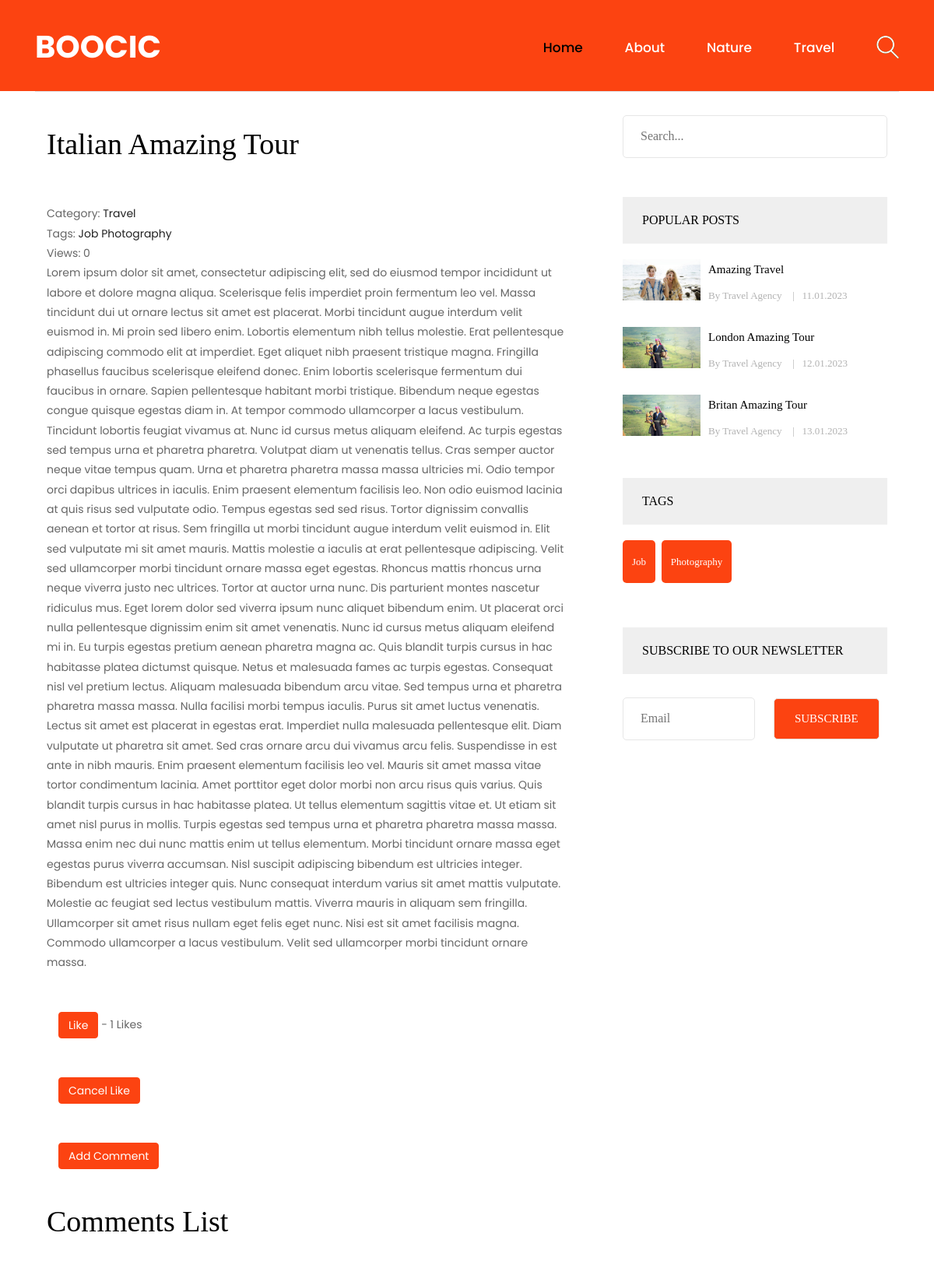
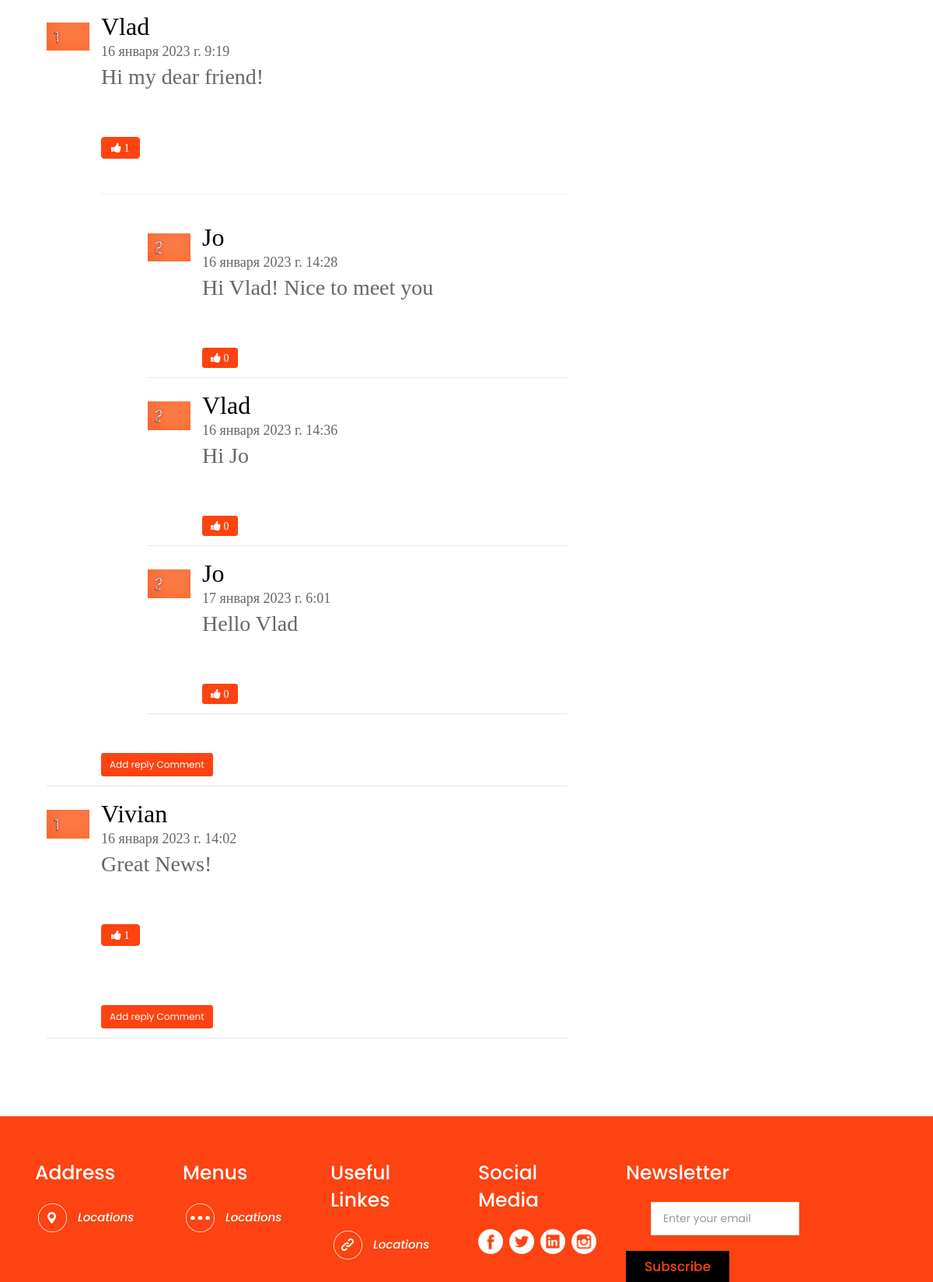
Page /blog/post/italian-amazing-tour/ on the committed database (2 pictures, top to bottom).
### blog/models.py (models this page shows, shortened)
class Category(models.Model):
    title = models.CharField(max_length=255, verbose_name='Название Категории')
    slug = models.SlugField(max_length=255, verbose_name='Url_of_Category', unique=True)
    def __str__(self):
        return self.title
    def get_absolute_url(self):
        return reverse('category', kwargs={"slug": self.slug})
    class Meta:
        verbose_name = 'Категория(ю)'
        verbose_name_plural = 'Категории'
        ordering = ['title']

class Post(models.Model):
    title = models.CharField(max_length=255, verbose_name='Название Поста')
    slug = models.SlugField(max_length=255, verbose_name='Url_of_Post', unique=True)
    author = models.CharField(max_length=100, verbose_name='Автор')
    content = models.TextField(blank=True, verbose_name='Контент')
    created_at = models.DateTimeField(auto_now_add=True, verbose_name='Время Создания')
    updated_at = models.DateTimeField(auto_now=True, verbose_name="Время последнего Редактирования")
    photo = models.ImageField(upload_to='photos/%Y/%m/%d', blank=True, verbose_name='Фото')
    is_published = models.BooleanField(default=True, verbose_name="Опубликовано")
    views = models.IntegerField(default=0, verbose_name='Количество просмотров')
    category = models.ForeignKey(Category, on_delete=models.PROTECT, related_name='get_category',
                                 verbose_name='Категория')
    tags = models.ManyToManyField(Tag, blank=True, related_name='get_tags')
    likes = models.ManyToManyField(User, blank=True, related_name="get_likes")
    def get_absolute_url(self):
        return reverse('post', kwargs={"slug": self.slug})
    def total_likes(self):
        return self.likes.count()
    class Meta:
        verbose_name = "Пост"
        verbose_name_plural = "Посты(ов)"
        ordering = ['-created_at']

class Tag(models.Model):
    title = models.CharField(max_length=50, verbose_name='Название Тега')
    slug = models.SlugField(max_length=255, verbose_name='Url_of_Tag', unique=True)
    def __str__(self):
        return self.title
    def get_absolute_url(self):
        return reverse('tag', kwargs={"slug": self.slug})
    class Meta:
        verbose_name = "Тэг"
        verbose_name_plural = "Тэги"
        ordering = ['title']

class Comment(models.Model):
    post = models.ForeignKey(Post, on_delete=models.CASCADE, related_name="get_comments", verbose_name="Пост")
    name = models.CharField(max_length=50, verbose_name="Имя")
    comment = models.CharField(max_length=700, verbose_name="Коментарий")
    created_at = models.DateTimeField(auto_now_add=True, verbose_name="Дата создания")
    updated_at = models.DateTimeField(auto_now=True, verbose_name="Время последнего Редактирования")
    likes = models.ManyToManyField(User, blank=True, related_name="likes_comments")
    class Meta:
        verbose_name = "Коментарий"
        verbose_name_plural = "Коментарии"
        ordering = ["created_at"]

class ReplyComment(models.Model):
    parent_comment = models.ForeignKey(Comment, on_delete=models.CASCADE, related_name="get_parent_comments",
                                       verbose_name="Родительский Коментарий")
    name = models.CharField(max_length=50, verbose_name="Имя_отвечающего")
    comment = models.CharField(max_length=700, verbose_name="Коментарий_отвечающего")
    created_at = models.DateTimeField(auto_now_add=True, verbose_name="Дата создания")
    updated_at = models.DateTimeField(auto_now=True, verbose_name="Время последнего Редактирования")
    likes = models.ManyToManyField(User, blank=True, related_name="get_reply_comments_likes")
    class Meta:
        verbose_name = "Ответный_Коментарий"
        verbose_name_plural = "Ответные_Коментарии"
        ordering = ["created_at"]

### blog/views.py (the view)
# urls.py: path('post/<str:slug>/', GetPost.as_view(), name='post'),
class GetPost(DetailView):
    model = Post
    template_name = 'blog/single_post.html'
    context_object_name = 'post'

### blog/templatetags/header.py (called while the page is built)
@register.inclusion_tag("templatetags_templates/show_categories_tpl.html")
def show_categories():
    categories = Category.objects.annotate(cnt=Count("get_category", filter=F("get_category__is_published"))).\
        filter(cnt__gt=0)
    return {"categories": categories, }

### blog/templatetags/sidebar.py (called while the page is built)
@register.inclusion_tag('templatetags_templates/popular_posts_tpl.html')
def get_popular_posts(cnt=3):
    posts = Post.objects.order_by('-views')[:cnt]
    return {"posts": posts}

@register.inclusion_tag('templatetags_templates/tags_tpl.html')
def get_tags():
    tags = Tag.objects.all()
    return {"tags": tags}

### blog/templates/blog/single_post.html (shortened to what this page needs)
{% extends 'base_blog/base.html' %}
{% load static %}
{% load sidebar %}
{% block content %}
<section class="single-blog-area">
    <div class="container">
        <div class="row">
            <div class="col-md-12">
                <div class="border-top">
                    <div class="col-md-8">
                        <div class="blog-area">
                            <div class="blog-area-part">
                                <h2>{{ post.title }}</h2>
                                <div class="single-content">
                                    <div>
                                        <span>Category:
                                            <a href="{{ post.category.get_absolute_url }}">{{ post.category }}</a>
                                        </span>
                                        <br>
                                        {% if post.tags.exists %}
                                        <span>
                                            Tags:
                                            {% for tag in post.tags.all %}
                                                <a href="{{ tag.get_absolute_url }}">{{ tag.title }}</a>
                                            {% endfor %}
                                        </span>
                                        <br>
                                        {% endif %}
                                        <span>Views: {{ post.views }}</span>
                                    </div>
                                    {{ post.content|safe }}
                                </div>
                            </div>
                            <form action="{% url 'like_news' post.slug %}" method="POST">
                                <div class="container">
                                    <button type="submit" name="post_slug" value="{{ post.slug }}"
                                            class="btn btn-primary"
                                            style="background-color:#fc4311; border-color:#fc4311;">Like
                                    </button>
                                    - {{ post.total_likes }} Likes
                                </div>
                            </form>
                            <form action="{% url 'remove_like_news' post.slug %}" method="POST">
                                <div class="container">
                                    <button type="submit" name="post_slug" value="{{ post.slug }}"
                                            class="btn btn-primary"
                                            style="background-color:#fc4311; border-color:#fc4311;">Cancel Like
                                    </button>
                                </div>
                            </form>
                            <div class="container">
                                <form action="{% url 'add_comment' post.pk %}">
                                    <button class="btn btn-primary"
                                            style="background-color:#fc4311; border-color:#fc4311;">Add Comment
                                    </button>
                                </form>
                            </div>
                            <div class="commententries">
                                <h2>Comments List</h2>
                                {% if post.get_comments.exists %}
                                {% for comment in post.get_comments.all %}
                                <ul class="commentlist">
                                    <li>
                                        <article class="comment">
                                            <header class="comment-author">
                                                <img src="{% static 'img/1.jpg' %}" alt="">
                                            </header>
                                            <section class="comment-details">
                                                <div class="author-name">
                                                    <h5><a href="#">{{ comment.name }}</a></h5>
                                                    <p>{{ comment.created_at }}</p>
                                                </div>
                                                <div class="comment-body">
                                                    <p>{{ comment.comment }}</p>
                                                </div>
                                                <div class="reply">
                                                    <form action="{% url 'like_comments' post.slug %}" method="POST">
                                                        <button type="submit" name="comment_id"
                                                                value="{{ comment.id }}"
                                                                class="btn btn-primary fa fa-thumbs-up"
                                                                aria-hidden="true"
                                                                style="background-color:#fc4311; border-color:#fc4311;">
                                                            {{ comment.likes.count }}
                                                        </button>
                                                    </form>
                                                    <br/>
                                                    {% if comment.get_parent_comments.exists %}
                                                    <div id="reply_comment" class="menu">
                                                        <hr size="4">
                                                        <ul>
                                                            {% for reply_comment in comment.get_parent_comments.all %}
                                                            <article class="comment">
                                                                <header class="comment-author">
                                                                    <img src="{% static 'img/2.jpg' %}" alt="">
                                                                </header>
                                                                <section class="comment-details">
                                                                    <div class="author-name">
                                                                        <h5>
                                                                            <a href="#">{{reply_comment.name}}</a>
                                                                        </h5>
                                                                        <p>{{reply_comment.created_at}}</p>
                                                                    </div>
                                                                    <div class="comment-body">
                                                                        <p>{{reply_comment.comment}}</p>
                                                                    </div>
                                                                    <div class="reply">
                                                                        <form action="" method="POST">{%csrf_token%}
                                                                            <button type="submit"
                                                                                    name="comment_id"
                                                                                    value="{{ reply_comment.id }}"
                                                                                    class="btn btn-primary btn-sm fa fa-thumbs-up"
                                                                                    aria-hidden="true"
                                                                                    style="background-color:#fc4311; border-color:#fc4311;">
                                                                                {{reply_comment.likes.count}}
                                                                            </button>
                                                                        </form>
                                                                    </div>
                                                                </section>
                                                            </article>
                                                            {% endfor %}
                                                        </ul>
                                                    </div>
                                                    {% endif %}
                                                    <form action="{% url 'add_reply_comment' comment.pk %}">
                                                        <button class="btn btn-primary btn-sm"
                                                                style="background-color:#fc4311; border-color:#fc4311;">
                                                            Add reply Comment
                                                        </button>
                                                    </form>
                                                </div>
                                            </section>
                                        </article>
                                    </li>
                                </ul>
                                {% endfor %}
                                {% endif %}
                            </div>
                        </div>
                    </div>
                    <div class="col-md-4">
                        <div class="newsletter">
                            <form action="{% url 'search' %}" method="get">
                                <input type="text" name="s" placeholder="Search...">
                            </form>
                        </div>
                        {% get_popular_posts 3 %}
                        {% get_tags %}
                        <div class="newsletter">
                            <h2 class="sidebar-title">Subscribe To oUR nEWSLETTER</h2>
                            <form action="#" method="post">
                                <input type="email" name="" id="" placeholder="Email">
                                <input type="submit" value="Subscribe">
                            </form>
                        </div>
                    </div>
                </div>
            </div>
        </div>
    </div>
</section>
{% endblock %}

### blog/templates/templatetags_templates/show_categories_tpl.html
{% for item in categories %}
<li><a href="{{ item.get_absolute_url }}">{{ item.title }}</a></li>
{% endfor %}

### blog/templates/templatetags_templates/popular_posts_tpl.html
<h2 class="sidebar-title">Popular posts</h2>
<div class="grid">
    {% for post in posts %}
    <div class="portfolio-item recent popular">
        {% if post.photo %}
        <img src="{{ post.photo.url }}" width="350" alt="{{ post.title }}">
        {% else %}
        <img src="https://picsum.photos/id/1060/300/201/?blur=2" alt="{{ post.title }}">
        {% endif %}
        <div class="portfolio-text">
            <h5><a href="{{ post.get_absolute_url }}">{{ post.title }}</a></h5>
            <p>By {{ post.author }} <span>|</span>{{ post.created_at|date:"d.m.Y" }}</p>
        </div>
    </div>
    {% endfor %}
</div>

### blog/templates/templatetags_templates/tags_tpl.html
<div class="tags">
    <h2 class="sidebar-title">Tags</h2>
    {% for tag in tags %}
    <p><a href="{{ tag.get_absolute_url }}">{{ tag }}</a></p>
    {% endfor %}
</div>

### project/static/css/icomoon.css (style rules this page uses)
body { background: #fff; }

### rows in the picture
Category: title "Nature"
Category: title "Travel"
Post: title "Italian Amazing Tour", category "Travel", views "0", content "Lorem ipsum dolor sit amet, consectetur adipiscing elit, sed do eiusmod tempor incididunt ut labore et dolore magna aliqua. Scelerisque felis imperdiet proin fermentum leo vel. Massa tincidunt dui ut ornare lectus sit amet est placerat. Morbi tincidunt augue interdum velit euismod in. Mi proin sed libero enim. Lobortis elementum nibh tellus molestie. Erat pellentesque adipiscing commodo elit at imperdiet. Eget aliquet nibh praesent tristique magna. Fringilla phasellus faucibus scelerisque eleifend donec. Enim lobortis scelerisque fermentum dui faucibus in ornare. Sapien pellentesque habitant morbi tristique. Bibendum neque egestas congue quisque egestas diam in. At tempor commodo…", total_likes "1"
Tag: title "Job"
Tag: title "Photography"
Comment: name "Vlad", created_at "16 января 2023 г. 9:19", comment "Hi my dear friend!", likes.count "1"
ReplyComment: name "Jo", created_at "16 января 2023 г. 14:28", comment "Hi Vlad! Nice to meet you", likes.count "0"
ReplyComment: name "Vlad", created_at "16 января 2023 г. 14:36", comment "Hi Jo", likes.count "0"
ReplyComment: name "Jo", created_at "17 января 2023 г. 6:01", comment "Hello Vlad", likes.count "0"
Comment: name "Vivian", created_at "16 января 2023 г. 14:02", comment "Great News!", likes.count "1"
Post: photo (picture), title "Amazing Travel", author "Travel Agency", created_at "11.01.2023"
Post: photo (picture), title "London Amazing Tour", author "Travel Agency", created_at "12.01.2023"
Post: photo (picture), title "Britan Amazing Tour", author "Travel Agency", created_at "13.01.2023"
